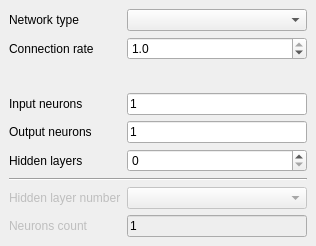
<ui version="4.0" >
 <class>LayersSettings</class>
 <widget class="QWidget" name="LayersSettings" >
  <property name="geometry" >
   <rect>
    <x>0</x>
    <y>0</y>
    <width>316</width>
    <height>246</height>
   </rect>
  </property>
  <property name="windowTitle" >
   <string/>
  </property>
  <layout class="QGridLayout" >
   <property name="margin" >
    <number>9</number>
   </property>
   <property name="spacing" >
    <number>6</number>
   </property>
   <item row="8" column="0" >
    <widget class="QLabel" name="neuronCountLabel" >
     <property name="enabled" >
      <bool>false</bool>
     </property>
     <property name="text" >
      <string>Neurons count</string>
     </property>
    </widget>
   </item>
   <item row="7" column="0" >
    <widget class="QLabel" name="layerNumberLabel" >
     <property name="enabled" >
      <bool>false</bool>
     </property>
     <property name="text" >
      <string>Hidden layer number</string>
     </property>
    </widget>
   </item>
   <item row="7" column="1" >
    <widget class="QComboBox" name="layerNumberCombo" >
     <property name="enabled" >
      <bool>false</bool>
     </property>
     <property name="palette" >
      <palette>
       <active>
        <colorrole role="Text" >
         <brush brushstyle="SolidPattern" >
          <color alpha="255" >
           <red>0</red>
           <green>0</green>
           <blue>0</blue>
          </color>
         </brush>
        </colorrole>
        <colorrole role="ButtonText" >
         <brush brushstyle="SolidPattern" >
          <color alpha="255" >
           <red>0</red>
           <green>0</green>
           <blue>0</blue>
          </color>
         </brush>
        </colorrole>
       </active>
       <inactive>
        <colorrole role="Text" >
         <brush brushstyle="SolidPattern" >
          <color alpha="255" >
           <red>0</red>
           <green>0</green>
           <blue>0</blue>
          </color>
         </brush>
        </colorrole>
        <colorrole role="ButtonText" >
         <brush brushstyle="SolidPattern" >
          <color alpha="255" >
           <red>0</red>
           <green>0</green>
           <blue>0</blue>
          </color>
         </brush>
        </colorrole>
       </inactive>
       <disabled>
        <colorrole role="Text" >
         <brush brushstyle="SolidPattern" >
          <color alpha="255" >
           <red>0</red>
           <green>0</green>
           <blue>0</blue>
          </color>
         </brush>
        </colorrole>
        <colorrole role="ButtonText" >
         <brush brushstyle="SolidPattern" >
          <color alpha="255" >
           <red>119</red>
           <green>119</green>
           <blue>119</blue>
          </color>
         </brush>
        </colorrole>
       </disabled>
      </palette>
     </property>
    </widget>
   </item>
   <item row="6" column="0" colspan="2" >
    <widget class="Line" name="line" >
     <property name="orientation" >
      <enum>Qt::Horizontal</enum>
     </property>
    </widget>
   </item>
   <item row="1" column="0" >
    <widget class="QLabel" name="label_3" >
     <property name="text" >
      <string>Connection rate</string>
     </property>
    </widget>
   </item>
   <item row="1" column="1" >
    <widget class="QDoubleSpinBox" name="connectionRateSpin" >
     <property name="enabled" >
      <bool>true</bool>
     </property>
     <property name="palette" >
      <palette>
       <active>
        <colorrole role="Text" >
         <brush brushstyle="SolidPattern" >
          <color alpha="255" >
           <red>0</red>
           <green>0</green>
           <blue>0</blue>
          </color>
         </brush>
        </colorrole>
        <colorrole role="Base" >
         <brush brushstyle="SolidPattern" >
          <color alpha="255" >
           <red>255</red>
           <green>255</green>
           <blue>255</blue>
          </color>
         </brush>
        </colorrole>
       </active>
       <inactive>
        <colorrole role="Text" >
         <brush brushstyle="SolidPattern" >
          <color alpha="255" >
           <red>0</red>
           <green>0</green>
           <blue>0</blue>
          </color>
         </brush>
        </colorrole>
        <colorrole role="Base" >
         <brush brushstyle="SolidPattern" >
          <color alpha="255" >
           <red>255</red>
           <green>255</green>
           <blue>255</blue>
          </color>
         </brush>
        </colorrole>
       </inactive>
       <disabled>
        <colorrole role="Text" >
         <brush brushstyle="SolidPattern" >
          <color alpha="255" >
           <red>0</red>
           <green>0</green>
           <blue>0</blue>
          </color>
         </brush>
        </colorrole>
        <colorrole role="Base" >
         <brush brushstyle="SolidPattern" >
          <color alpha="255" >
           <red>238</red>
           <green>238</green>
           <blue>238</blue>
          </color>
         </brush>
        </colorrole>
       </disabled>
      </palette>
     </property>
     <property name="decimals" >
      <number>1</number>
     </property>
     <property name="maximum" >
      <double>1.000000000000000</double>
     </property>
     <property name="minimum" >
      <double>0.100000000000000</double>
     </property>
     <property name="singleStep" >
      <double>0.100000000000000</double>
     </property>
     <property name="value" >
      <double>1.000000000000000</double>
     </property>
    </widget>
   </item>
   <item row="2" column="0" colspan="2" >
    <spacer>
     <property name="orientation" >
      <enum>Qt::Vertical</enum>
     </property>
     <property name="sizeHint" >
      <size>
       <width>291</width>
       <height>21</height>
      </size>
     </property>
    </spacer>
   </item>
   <item row="5" column="0" >
    <widget class="QLabel" name="label_13" >
     <property name="text" >
      <string>Hidden layers</string>
     </property>
    </widget>
   </item>
   <item row="5" column="1" >
    <widget class="QSpinBox" name="hiddenLayersSpin" >
     <property name="enabled" >
      <bool>true</bool>
     </property>
     <property name="palette" >
      <palette>
       <active>
        <colorrole role="Text" >
         <brush brushstyle="SolidPattern" >
          <color alpha="255" >
           <red>0</red>
           <green>0</green>
           <blue>0</blue>
          </color>
         </brush>
        </colorrole>
        <colorrole role="Base" >
         <brush brushstyle="SolidPattern" >
          <color alpha="255" >
           <red>255</red>
           <green>255</green>
           <blue>255</blue>
          </color>
         </brush>
        </colorrole>
       </active>
       <inactive>
        <colorrole role="Text" >
         <brush brushstyle="SolidPattern" >
          <color alpha="255" >
           <red>0</red>
           <green>0</green>
           <blue>0</blue>
          </color>
         </brush>
        </colorrole>
        <colorrole role="Base" >
         <brush brushstyle="SolidPattern" >
          <color alpha="255" >
           <red>255</red>
           <green>255</green>
           <blue>255</blue>
          </color>
         </brush>
        </colorrole>
       </inactive>
       <disabled>
        <colorrole role="Text" >
         <brush brushstyle="SolidPattern" >
          <color alpha="255" >
           <red>0</red>
           <green>0</green>
           <blue>0</blue>
          </color>
         </brush>
        </colorrole>
        <colorrole role="Base" >
         <brush brushstyle="SolidPattern" >
          <color alpha="255" >
           <red>238</red>
           <green>238</green>
           <blue>238</blue>
          </color>
         </brush>
        </colorrole>
       </disabled>
      </palette>
     </property>
     <property name="buttonSymbols" >
      <enum>QAbstractSpinBox::UpDownArrows</enum>
     </property>
     <property name="maximum" >
      <number>50</number>
     </property>
     <property name="value" >
      <number>0</number>
     </property>
    </widget>
   </item>
   <item row="3" column="0" >
    <widget class="QLabel" name="label_11" >
     <property name="text" >
      <string>Input neurons</string>
     </property>
    </widget>
   </item>
   <item row="4" column="0" >
    <widget class="QLabel" name="label_12" >
     <property name="text" >
      <string>Output neurons</string>
     </property>
    </widget>
   </item>
   <item row="0" column="1" >
    <widget class="QComboBox" name="networkTypeCombo" >
     <property name="enabled" >
      <bool>true</bool>
     </property>
     <property name="palette" >
      <palette>
       <active>
        <colorrole role="Text" >
         <brush brushstyle="SolidPattern" >
          <color alpha="255" >
           <red>0</red>
           <green>0</green>
           <blue>0</blue>
          </color>
         </brush>
        </colorrole>
       </active>
       <inactive>
        <colorrole role="Text" >
         <brush brushstyle="SolidPattern" >
          <color alpha="255" >
           <red>0</red>
           <green>0</green>
           <blue>0</blue>
          </color>
         </brush>
        </colorrole>
       </inactive>
       <disabled>
        <colorrole role="Text" >
         <brush brushstyle="SolidPattern" >
          <color alpha="255" >
           <red>0</red>
           <green>0</green>
           <blue>0</blue>
          </color>
         </brush>
        </colorrole>
       </disabled>
      </palette>
     </property>
    </widget>
   </item>
   <item row="0" column="0" >
    <widget class="QLabel" name="label" >
     <property name="text" >
      <string>Network type</string>
     </property>
    </widget>
   </item>
   <item row="8" column="1" >
    <widget class="QLineEdit" name="neuronCountEdit" >
     <property name="enabled" >
      <bool>false</bool>
     </property>
     <property name="palette" >
      <palette>
       <active>
        <colorrole role="Text" >
         <brush brushstyle="SolidPattern" >
          <color alpha="255" >
           <red>0</red>
           <green>0</green>
           <blue>0</blue>
          </color>
         </brush>
        </colorrole>
        <colorrole role="Base" >
         <brush brushstyle="SolidPattern" >
          <color alpha="255" >
           <red>255</red>
           <green>255</green>
           <blue>255</blue>
          </color>
         </brush>
        </colorrole>
       </active>
       <inactive>
        <colorrole role="Text" >
         <brush brushstyle="SolidPattern" >
          <color alpha="255" >
           <red>0</red>
           <green>0</green>
           <blue>0</blue>
          </color>
         </brush>
        </colorrole>
        <colorrole role="Base" >
         <brush brushstyle="SolidPattern" >
          <color alpha="255" >
           <red>255</red>
           <green>255</green>
           <blue>255</blue>
          </color>
         </brush>
        </colorrole>
       </inactive>
       <disabled>
        <colorrole role="Text" >
         <brush brushstyle="SolidPattern" >
          <color alpha="255" >
           <red>0</red>
           <green>0</green>
           <blue>0</blue>
          </color>
         </brush>
        </colorrole>
        <colorrole role="Base" >
         <brush brushstyle="SolidPattern" >
          <color alpha="255" >
           <red>238</red>
           <green>238</green>
           <blue>238</blue>
          </color>
         </brush>
        </colorrole>
       </disabled>
      </palette>
     </property>
     <property name="text" >
      <string>1</string>
     </property>
    </widget>
   </item>
   <item row="3" column="1" >
    <widget class="QLineEdit" name="inputNeuronsEdit" >
     <property name="enabled" >
      <bool>true</bool>
     </property>
     <property name="palette" >
      <palette>
       <active>
        <colorrole role="Text" >
         <brush brushstyle="SolidPattern" >
          <color alpha="255" >
           <red>0</red>
           <green>0</green>
           <blue>0</blue>
          </color>
         </brush>
        </colorrole>
        <colorrole role="Base" >
         <brush brushstyle="SolidPattern" >
          <color alpha="255" >
           <red>255</red>
           <green>255</green>
           <blue>255</blue>
          </color>
         </brush>
        </colorrole>
       </active>
       <inactive>
        <colorrole role="Text" >
         <brush brushstyle="SolidPattern" >
          <color alpha="255" >
           <red>0</red>
           <green>0</green>
           <blue>0</blue>
          </color>
         </brush>
        </colorrole>
        <colorrole role="Base" >
         <brush brushstyle="SolidPattern" >
          <color alpha="255" >
           <red>255</red>
           <green>255</green>
           <blue>255</blue>
          </color>
         </brush>
        </colorrole>
       </inactive>
       <disabled>
        <colorrole role="Text" >
         <brush brushstyle="SolidPattern" >
          <color alpha="255" >
           <red>0</red>
           <green>0</green>
           <blue>0</blue>
          </color>
         </brush>
        </colorrole>
        <colorrole role="Base" >
         <brush brushstyle="SolidPattern" >
          <color alpha="255" >
           <red>238</red>
           <green>238</green>
           <blue>238</blue>
          </color>
         </brush>
        </colorrole>
       </disabled>
      </palette>
     </property>
     <property name="autoFillBackground" >
      <bool>false</bool>
     </property>
     <property name="text" >
      <string>1</string>
     </property>
    </widget>
   </item>
   <item row="4" column="1" >
    <widget class="QLineEdit" name="outputNeuronsEdit" >
     <property name="enabled" >
      <bool>true</bool>
     </property>
     <property name="palette" >
      <palette>
       <active>
        <colorrole role="Text" >
         <brush brushstyle="SolidPattern" >
          <color alpha="255" >
           <red>0</red>
           <green>0</green>
           <blue>0</blue>
          </color>
         </brush>
        </colorrole>
        <colorrole role="Base" >
         <brush brushstyle="SolidPattern" >
          <color alpha="255" >
           <red>255</red>
           <green>255</green>
           <blue>255</blue>
          </color>
         </brush>
        </colorrole>
       </active>
       <inactive>
        <colorrole role="Text" >
         <brush brushstyle="SolidPattern" >
          <color alpha="255" >
           <red>0</red>
           <green>0</green>
           <blue>0</blue>
          </color>
         </brush>
        </colorrole>
        <colorrole role="Base" >
         <brush brushstyle="SolidPattern" >
          <color alpha="255" >
           <red>255</red>
           <green>255</green>
           <blue>255</blue>
          </color>
         </brush>
        </colorrole>
       </inactive>
       <disabled>
        <colorrole role="Text" >
         <brush brushstyle="SolidPattern" >
          <color alpha="255" >
           <red>0</red>
           <green>0</green>
           <blue>0</blue>
          </color>
         </brush>
        </colorrole>
        <colorrole role="Base" >
         <brush brushstyle="SolidPattern" >
          <color alpha="255" >
           <red>238</red>
           <green>238</green>
           <blue>238</blue>
          </color>
         </brush>
        </colorrole>
       </disabled>
      </palette>
     </property>
     <property name="text" >
      <string>1</string>
     </property>
    </widget>
   </item>
  </layout>
 </widget>
 <resources/>
 <connections/>
</ui>
